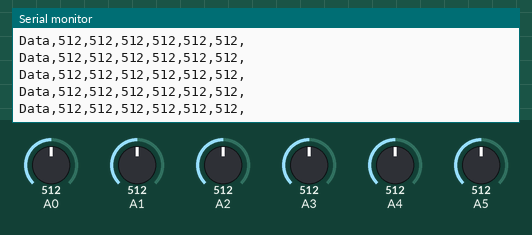
Recording of a sketch running on a simulated Arduino Uno, built with avr-gcc and run on an emulated ATmega328P. Parts: the last lines printed to the serial monitor. The test bench sets the inputs (shaded band); at power-on: A1 = 512, A3 = 512, A0 = 512, A2 = 512, A4 = 512, A5 = 512.

Above: at 3.7 s.
3.8 s: A1 set to 108
At 3.85 s:
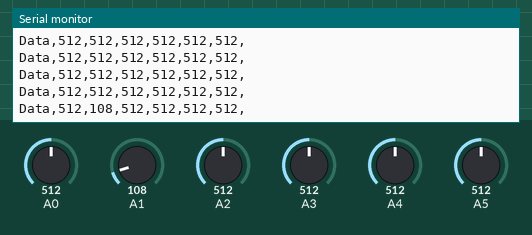
6.8 s: A1 set to 90
At 6.8 s:
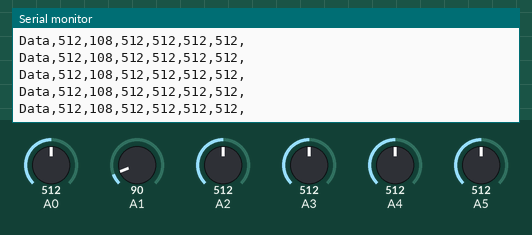
9.8 s: A3 set to 109
At 9.85 s:
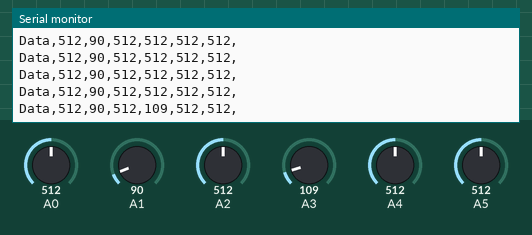
12.8 s: A3 set to 90
At 12.8 s:
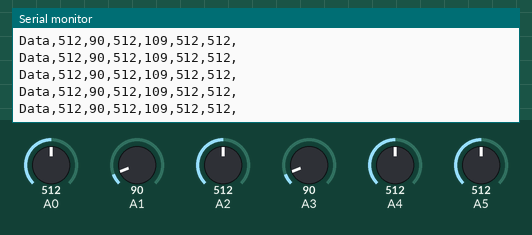
Timing chart, 0 to 15.3 s (numbered marks = the images above; inputs shaded):
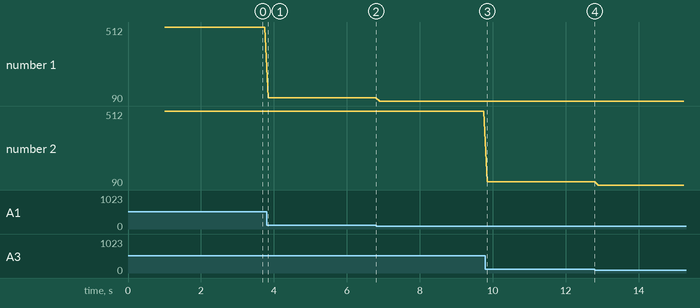

The sketch:

ch4r4C.ino
```cpp
void setup() {
  Serial.begin(57600);
  delay(1000);
  Serial.println("Labels,A0,A1,A2,A3,A4,A5");
}

void loop() {
  Serial.print("Data,");
  for(int i=0; i < 6; i++)
  {
    Serial.print( analogRead(i) );
    Serial.print(",");
  }
  Serial.print('\n'); // newline character
  delay(100);
}
```

Measured:
- after the input at 3.8 s, the serial monitor: prints a new line after 0.05 s (image 1)
- after the input at 9.8 s, the serial monitor: prints a new line after 0.05 s (image 3)
- plotted number 1: 512 → 108 after the input at 3.8 s, 108 → 90 after the input at 6.8 s
- plotted number 2: 512 → 109 after the input at 9.8 s
